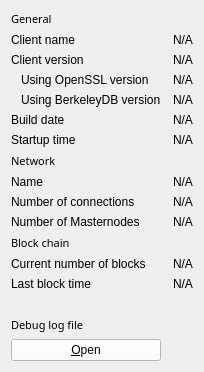
     <widget class="QWidget" name="tab_info">
      <attribute name="title">
       <string>&amp;Information</string>
      </attribute>
      <layout class="QGridLayout" name="gridLayout" columnstretch="0,0">
       <property name="horizontalSpacing">
        <number>12</number>
       </property>
       <item row="0" column="0">
        <widget class="QLabel" name="generalHeader">
         <property name="font">
          <font>
           <family>Dosis</family>
           <pointsize>8</pointsize>
           <weight>7</weight>
           <italic>false</italic>
           <bold>false</bold>
          </font>
         </property>
         <property name="text">
          <string>General</string>
         </property>
        </widget>
       </item>
       <item row="1" column="0">
        <widget class="QLabel" name="clientNameLabel">
         <property name="text">
          <string>Client name</string>
         </property>
        </widget>
       </item>
       <item row="1" column="1">
        <widget class="QLabel" name="clientName">
         <property name="cursor">
          <cursorShape>IBeamCursor</cursorShape>
         </property>
         <property name="text">
          <string>N/A</string>
         </property>
         <property name="textFormat">
          <enum>Qt::PlainText</enum>
         </property>
         <property name="textInteractionFlags">
          <set>Qt::LinksAccessibleByMouse|Qt::TextSelectableByKeyboard|Qt::TextSelectableByMouse</set>
         </property>
        </widget>
       </item>
       <item row="2" column="0">
        <widget class="QLabel" name="clientVersionLabel">
         <property name="text">
          <string>Client version</string>
         </property>
        </widget>
       </item>
       <item row="2" column="1">
        <widget class="QLabel" name="clientVersion">
         <property name="cursor">
          <cursorShape>IBeamCursor</cursorShape>
         </property>
         <property name="text">
          <string>N/A</string>
         </property>
         <property name="textFormat">
          <enum>Qt::PlainText</enum>
         </property>
         <property name="textInteractionFlags">
          <set>Qt::LinksAccessibleByMouse|Qt::TextSelectableByKeyboard|Qt::TextSelectableByMouse</set>
         </property>
        </widget>
       </item>
       <item row="3" column="0">
        <widget class="QLabel" name="openSSLVersionLabel">
         <property name="text">
          <string>Using OpenSSL version</string>
         </property>
         <property name="indent">
          <number>10</number>
         </property>
        </widget>
       </item>
       <item row="3" column="1">
        <widget class="QLabel" name="openSSLVersion">
         <property name="cursor">
          <cursorShape>IBeamCursor</cursorShape>
         </property>
         <property name="text">
          <string>N/A</string>
         </property>
         <property name="textFormat">
          <enum>Qt::PlainText</enum>
         </property>
         <property name="textInteractionFlags">
          <set>Qt::LinksAccessibleByMouse|Qt::TextSelectableByKeyboard|Qt::TextSelectableByMouse</set>
         </property>
        </widget>
       </item>
       <item row="4" column="0">
        <widget class="QLabel" name="berkeleyDBVersionLabel">
         <property name="text">
          <string>Using BerkeleyDB version</string>
         </property>
         <property name="indent">
          <number>10</number>
         </property>
        </widget>
       </item>
       <item row="4" column="1">
        <widget class="QLabel" name="berkeleyDBVersion">
         <property name="cursor">
          <cursorShape>IBeamCursor</cursorShape>
         </property>
         <property name="text">
          <string>N/A</string>
         </property>
         <property name="textFormat">
          <enum>Qt::PlainText</enum>
         </property>
         <property name="textInteractionFlags">
          <set>Qt::LinksAccessibleByMouse|Qt::TextSelectableByKeyboard|Qt::TextSelectableByMouse</set>
         </property>
        </widget>
       </item>
       <item row="5" column="0">
        <widget class="QLabel" name="buildDateLabel">
         <property name="text">
          <string>Build date</string>
         </property>
        </widget>
       </item>
       <item row="5" column="1">
        <widget class="QLabel" name="buildDate">
         <property name="cursor">
          <cursorShape>IBeamCursor</cursorShape>
         </property>
         <property name="text">
          <string>N/A</string>
         </property>
         <property name="textFormat">
          <enum>Qt::PlainText</enum>
         </property>
         <property name="textInteractionFlags">
          <set>Qt::LinksAccessibleByMouse|Qt::TextSelectableByKeyboard|Qt::TextSelectableByMouse</set>
         </property>
        </widget>
       </item>
       <item row="6" column="0">
        <widget class="QLabel" name="startupTimeLabel">
         <property name="text">
          <string>Startup time</string>
         </property>
        </widget>
       </item>
       <item row="6" column="1">
        <widget class="QLabel" name="startupTime">
         <property name="cursor">
          <cursorShape>IBeamCursor</cursorShape>
         </property>
         <property name="text">
          <string>N/A</string>
         </property>
         <property name="textFormat">
          <enum>Qt::PlainText</enum>
         </property>
         <property name="textInteractionFlags">
          <set>Qt::LinksAccessibleByMouse|Qt::TextSelectableByKeyboard|Qt::TextSelectableByMouse</set>
         </property>
        </widget>
       </item>
       <item row="7" column="0">
        <widget class="QLabel" name="networkHeader">
         <property name="font">
          <font>
           <family>Dosis</family>
           <pointsize>8</pointsize>
           <weight>7</weight>
           <italic>false</italic>
           <bold>false</bold>
          </font>
         </property>
         <property name="text">
          <string>Network</string>
         </property>
        </widget>
       </item>
       <item row="8" column="0">
        <widget class="QLabel" name="networkNameLabel">
         <property name="text">
          <string>Name</string>
         </property>
        </widget>
       </item>
       <item row="8" column="1">
        <widget class="QLabel" name="networkName">
         <property name="cursor">
          <cursorShape>IBeamCursor</cursorShape>
         </property>
         <property name="text">
          <string>N/A</string>
         </property>
         <property name="textFormat">
          <enum>Qt::PlainText</enum>
         </property>
         <property name="textInteractionFlags">
          <set>Qt::LinksAccessibleByMouse|Qt::TextSelectableByKeyboard|Qt::TextSelectableByMouse</set>
         </property>
        </widget>
       </item>
       <item row="9" column="0">
        <widget class="QLabel" name="numberOfConnectionsLabel">
         <property name="text">
          <string>Number of connections</string>
         </property>
        </widget>
       </item>
       <item row="9" column="1">
        <widget class="QLabel" name="numberOfConnections">
         <property name="cursor">
          <cursorShape>IBeamCursor</cursorShape>
         </property>
         <property name="text">
          <string>N/A</string>
         </property>
         <property name="textFormat">
          <enum>Qt::PlainText</enum>
         </property>
         <property name="textInteractionFlags">
          <set>Qt::LinksAccessibleByMouse|Qt::TextSelectableByKeyboard|Qt::TextSelectableByMouse</set>
         </property>
        </widget>
       </item>
       <item row="10" column="0">
        <widget class="QLabel" name="masternodeCountLabel">
         <property name="text">
          <string>Number of Masternodes</string>
         </property>
        </widget>
       </item>
       <item row="10" column="1">
        <widget class="QLabel" name="masternodeCount">
         <property name="cursor">
          <cursorShape>IBeamCursor</cursorShape>
         </property>
         <property name="text">
          <string>N/A</string>
         </property>
         <property name="textFormat">
          <enum>Qt::PlainText</enum>
         </property>
         <property name="textInteractionFlags">
          <set>Qt::LinksAccessibleByMouse|Qt::TextSelectableByKeyboard|Qt::TextSelectableByMouse</set>
         </property>
        </widget>
       </item>
       <item row="11" column="0">
        <widget class="QLabel" name="blockchainHeader">
         <property name="font">
          <font>
           <family>Dosis</family>
           <pointsize>8</pointsize>
           <weight>7</weight>
           <italic>false</italic>
           <bold>false</bold>
          </font>
         </property>
         <property name="text">
          <string>Block chain</string>
         </property>
        </widget>
       </item>
       <item row="12" column="0">
        <widget class="QLabel" name="numberOfBlocksLabel">
         <property name="text">
          <string>Current number of blocks</string>
         </property>
        </widget>
       </item>
       <item row="12" column="1">
        <widget class="QLabel" name="numberOfBlocks">
         <property name="cursor">
          <cursorShape>IBeamCursor</cursorShape>
         </property>
         <property name="text">
          <string>N/A</string>
         </property>
         <property name="textFormat">
          <enum>Qt::PlainText</enum>
         </property>
         <property name="textInteractionFlags">
          <set>Qt::LinksAccessibleByMouse|Qt::TextSelectableByKeyboard|Qt::TextSelectableByMouse</set>
         </property>
        </widget>
       </item>
       <item row="13" column="0">
        <widget class="QLabel" name="lastBlockTimeLabel">
         <property name="text">
          <string>Last block time</string>
         </property>
        </widget>
       </item>
       <item row="13" column="1">
        <widget class="QLabel" name="lastBlockTime">
         <property name="cursor">
          <cursorShape>IBeamCursor</cursorShape>
         </property>
         <property name="text">
          <string>N/A</string>
         </property>
         <property name="textFormat">
          <enum>Qt::PlainText</enum>
         </property>
         <property name="textInteractionFlags">
          <set>Qt::LinksAccessibleByMouse|Qt::TextSelectableByKeyboard|Qt::TextSelectableByMouse</set>
         </property>
        </widget>
       </item>
       <item row="14" column="0">
        <spacer name="verticalSpacer_2">
         <property name="orientation">
          <enum>Qt::Vertical</enum>
         </property>
         <property name="sizeHint" stdset="0">
          <size>
           <width>20</width>
           <height>20</height>
          </size>
         </property>
        </spacer>
       </item>
       <item row="15" column="0">
        <widget class="QLabel" name="debugLogFileHeader">
         <property name="font">
          <font>
           <family>Dosis</family>
           <pointsize>8</pointsize>
           <weight>7</weight>
           <italic>false</italic>
           <bold>false</bold>
          </font>
         </property>
         <property name="text">
          <string>Debug log file</string>
         </property>
        </widget>
       </item>
       <item row="16" column="0">
        <widget class="QPushButton" name="openDebugLogfileButton">
         <property name="toolTip">
          <string>Open the Bitcoin Green debug log file from the current data directory. This can take a few seconds for large log files.</string>
         </property>
         <property name="styleSheet">
          <string notr="true">background-color: rgb(255, 255, 255);
color: rgb(0, 0, 0);</string>
         </property>
         <property name="text">
          <string>&amp;Open</string>
         </property>
         <property name="autoDefault">
          <bool>false</bool>
         </property>
        </widget>
       </item>
      </layout>
     </widget>
